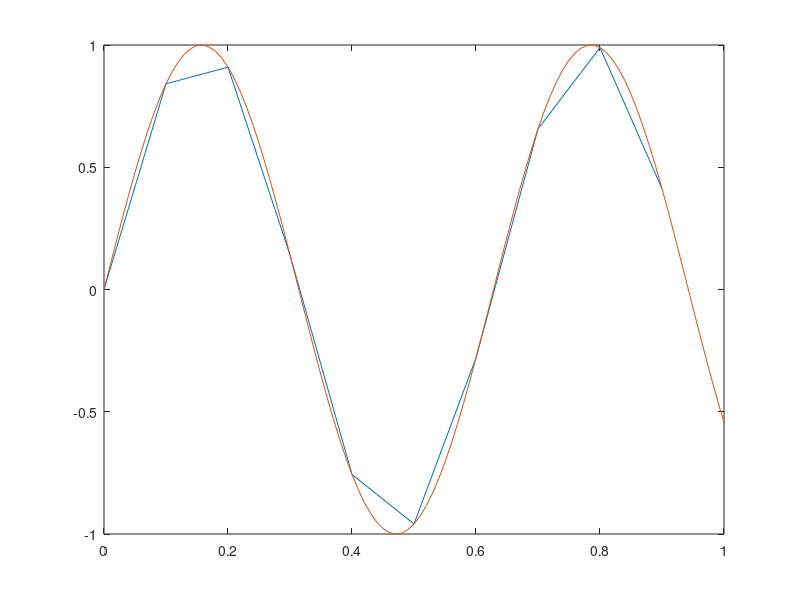

Source code (MATLAB):
% Inicio del Script (siempre ponerlos)
pkg load control;
clc;
clear all;
close all;

% Definimos las variables
a = 5;
b = 32.45;
c = 15;
d = sqrt(2);

% Ejecutamos las operaciones
x = a - b;

% Vectores
vFila = [1 2 3];
% x^2 + 2x + 3 (forma polinomio)

vFila2 = [1 2 3 0];
% x^3 + 2x^2 + 3x (forma polinomio)

vCol1 = [4 5 6]';
vCol2 = [7; 8; 9; 10];

% 2da forma de definir vectores
% vector = valor inicial : paso : valor final
vInicial = 0;
vFinal = 1;
paso = 0.01;

t2 = vInicial : paso : vFinal;

% Matriz 4x4
mat4x4 = [11 12 13 14;...
          21 22 23 24;...
          31 32 33 34;...
          41 42 43 44]

% Transpuesta
transMat4x4 = mat4x4'

% Determinante
detMat4x4 = det(mat4x4)

% Matriz identidad (diagonal)
matI = eye(4)

det(matI)

% Inversa
invMatI = inv(matI)

% Multiplicacion de matrices (no es conmutativa)
matI * mat4x4

mat4x4 * transMat4x4

% Funciones trigonometricas
t = [0 0.1 0.2 0.3 0.4 0.5 0.6 0.7 0.8 0.9];
y = sin(10 * t);
y2 = sin(10 * t2);

plot(t,y, t2,y2)

% Texto
disp("Fin programa")
